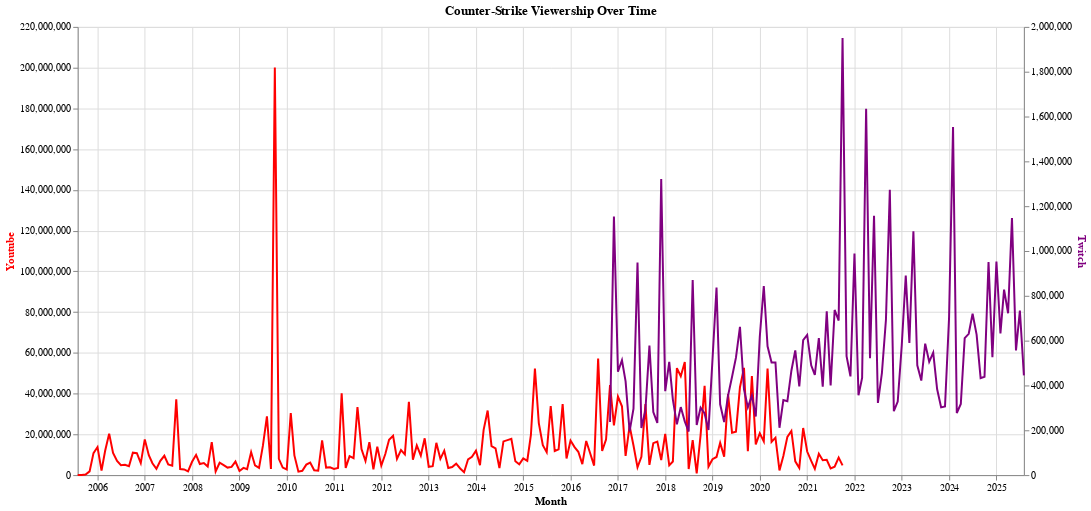

The cell this chart's notebook holds for it:
### Code cell
# First line: views (left y-axis)
twitch_line = alt.Chart(merged_yt_twitch).mark_line(color="purple").encode(
    x=alt.X("month:T", title="Month"),
    y=alt.Y("Peak Viewers:Q", title="Twitch", axis=alt.Axis(titleColor="purple"))
)

# Second line: likes (right y-axis)
youtube_line = alt.Chart(merged_yt_twitch).mark_line(color="red").encode(
    x="month:T",
    y=alt.Y("viewCount:Q", title="Youtube", axis=alt.Axis(titleColor="red")),
)

# Layer the two charts
chart = alt.layer(youtube_line, twitch_line).resolve_scale(
    y="independent"  # independent y-axes so they can differ
).properties(width=950, height=450, title="Counter-Strike Viewership Over Time")

chart

### Figure 1 — Vega-Lite specification as saved in the notebook (floating-point values rounded to 4 significant figures; data arrays with more than 128 entries replaced by an {"elided": "..."} marker saying what was removed)
{"$schema": "https://vega.github.io/schema/vega-lite/v5.20.1.json", "config": {"view": {"continuousHeight": 300, "continuousWidth": 300}}, "data": {"name": "data-f04ff06fc729d8b71f07e2520d718a30"}, "datasets": {"data-f04ff06fc729d8b71f07e2520d718a30": {"elided": "241 records"}}, "height": 450, "layer": [{"encoding": {"x": {"field": "month", "type": "temporal"}, "y": {"axis": {"titleColor": "red"}, "field": "viewCount", "title": "Youtube", "type": "quantitative"}}, "mark": {"color": "red", "type": "line"}}, {"encoding": {"x": {"field": "month", "title": "Month", "type": "temporal"}, "y": {"axis": {"titleColor": "purple"}, "field": "Peak Viewers", "title": "Twitch", "type": "quantitative"}}, "mark": {"color": "purple", "type": "line"}}], "resolve": {"scale": {"y": "independent"}}, "title": "Counter-Strike Viewership Over Time", "usermeta": {"embedOptions": {"theme": "fivethirtyeight"}}, "width": 950}
